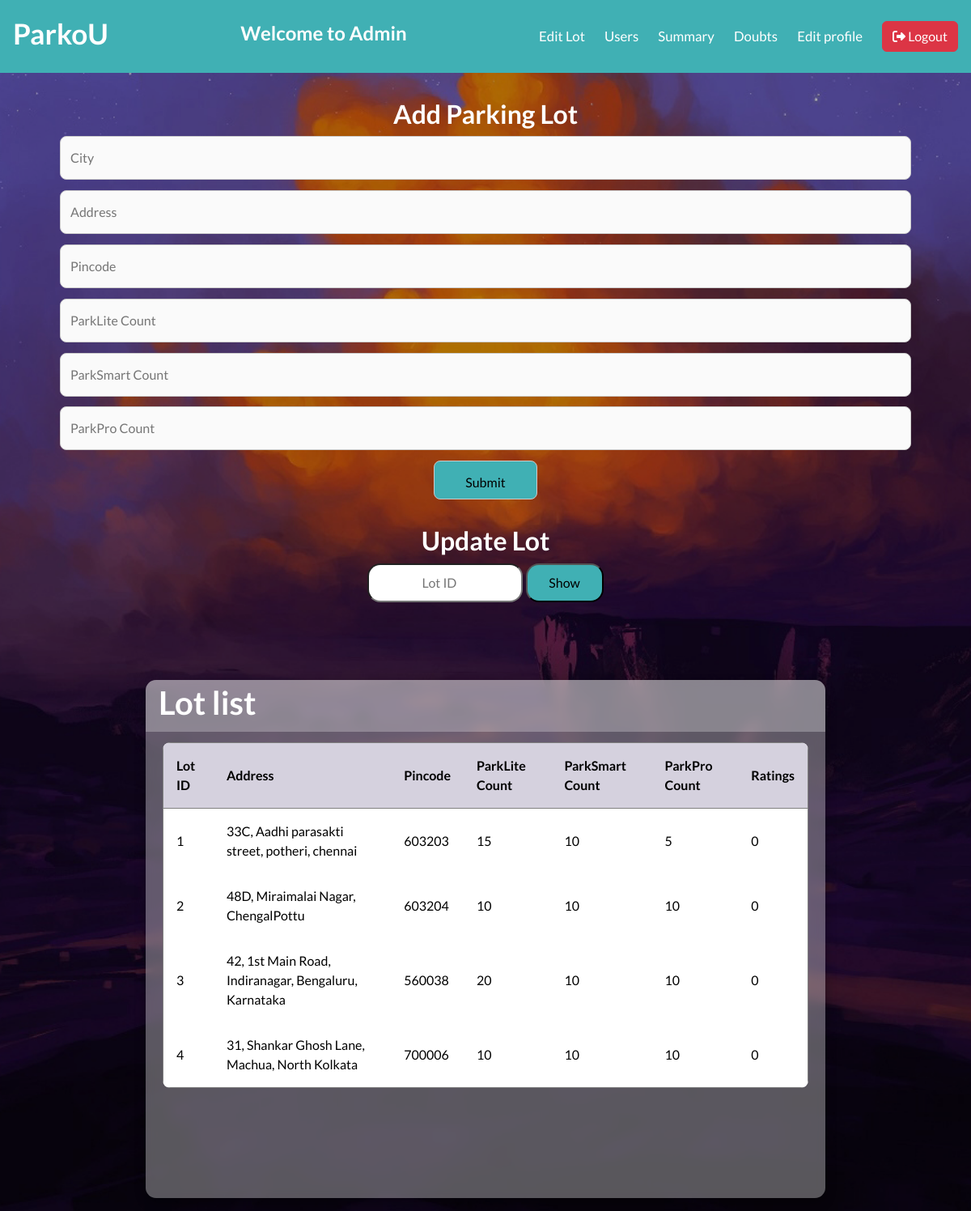
The app's page /dashboard/admin (signed in) with its own data.
### models/models.py (models this page shows)
class ParkingLot(db.Model):
    __tablename__ = "parkinglot"
    id = db.Column(db.Integer, primary_key = True)
    locationName = db.Column(db.String(128))
    address = db.Column(db.String(512), unique = True, nullable = False)
    pincode = db.Column(db.String(128), unique = True, nullable = False)
    parkLiteCount = db.Column(db.Integer)
    parkSmartCount = db.Column(db.Integer)
    parkProCount = db.Column(db.Integer)
    ratings = db.Column(db.Integer, default = 0)
    parkingspot = db.relationship('ParkingSpot', cascade = "all, delete", passive_deletes = True, back_populates = 'parkinglot')

### controllers/routes.py (the view, shortened to what this page needs)
@app.route('/dashboard/admin', methods=['GET', 'POST'])
@admin_required
def admin_dashboard():
    if request.method == 'GET':
        if 'user_id' not in session:
            return redirect(url_for('login_page'))
        user = User.query.get(session['user_id'])
        lots = ParkingLot.query.all()
        return render_template(
            '/after_login_part/admin_side/admin_dashboard.html',
            user=user,
            lots=lots
        )

### controllers/routes.py (called while the page is built)
def admin_required(func):
    @wraps(func)
    def inner(*args,**kwargs):
        if "user_id" not in session:
            return redirect(url_for('login_page'))
        user=User.query.get(session['user_id'])
        if not user.is_admin:
            flash('You are not a authorized personel')
            return redirect(url_for('login_page'))
        return func(*args,**kwargs)
    return inner

### templates/after_login_part/admin_side/admin_dashboard.html (shortened to what this page needs)
{% extends "base.html" %}
{% block stylesheet %}
    <link rel="stylesheet" href="/static/css/after_login/admin_side/admin_dashboard.css">
{% endblock %}
{% block content %}
    <header class="header-content">
        <div class="brand">
            <h4>ParkoU</h4>
        </div>
        <div class="welcome-note">
            <h5>Welcome to Admin</h5>
        </div>
        <nav class="navbar">
            <div class="nav-links">
                <a href="{{ url_for('admin_dashboard') }}" class="nav-link">Edit Lot</a>
                <a href="{{ url_for('user_details') }}" class="nav-link">Users</a>
                <a href="{{ url_for('summary_page') }}" class="nav-link">Summary</a>
                <a href="{{ url_for('doubt_page') }}" class="nav-link">Doubts</a>
                <a href="{{ url_for('edit_admin_profile') }}" class="nav-link">Edit profile</a>
                <a class="nav-link" href="{{ url_for('logout') }}">
                    <button type="button" id="btn-logout" class="btn btn-danger">
                        <i class="fa-solid fa-right-from-bracket"></i>
                        Logout
                    </button>
                </a>
            </div>
        </nav>
    </header>
    <main>
        <div class="container">
            <div class="form-container">
                <div class="form">
                    <h2>Add Parking Lot</h2>
                    <form class="form-group" id="lot-form" method="POST" action="{{ url_for('admin_dashboard') }}">
                        <input type="text" id="locationName" name="locationName" placeholder="City" required>
                        <input type="text" id="address" name="address" placeholder="Address" required>
                        <input type="number" id="pincode" name="pincode" placeholder="Pincode" required>
                        <input type="number" id="parklitecount" name="parkLiteCount" placeholder="ParkLite Count">
                        <input type="number" id="parksmartcount" name="parkSmartCount" placeholder="ParkSmart Count">
                        <input type="number" id="parkprocount" name="parkProCount" placeholder="ParkPro Count">
                        <input id="lot-submit" type="submit" value="Submit">
                    </form>
                </div>
                <div class="form">
                    <h2>Update Lot</h2>
                    <form id="lot-update-form" method="POST" action="{{ url_for('admin_dashboard') }}">
                        <input type="number" id="lot-number" name="id" placeholder="Lot ID" required>
                        <input type="submit" id="update-submit" value="Show">
                    </form>
                </div>
            </div>
            <div class="lot-container">
            <div class="table" id="customers_table">
                <section class="table__header">
                    <h1>Lot list</h1>
                </section>
                <section class="table__body">
                    <table border="1">
                        <thead>
                            <tr>
                                <th> Lot ID </th>
                                <th> Address </th>
                                <th> Pincode </th>
                                <th> ParkLite Count </th>
                                <th> ParkSmart Count </th>
                                <th> ParkPro Count </th>
                                <th> Ratings </th>
                            </tr>
                        </thead>
                        <tbody>
                            {% if lots %}
                            {% for lot in lots %}
                                <tr>
                                    <td> {{ lot.id }} </td>
                                    <td> {{ lot.address }} </td>
                                    <td> {{ lot.pincode }} </td>
                                    <td> {{ lot.parkLiteCount }} </td>
                                    <td> {{ lot.parkSmartCount }} </td>
                                    <td> {{ lot.parkProCount }} </td>
                                    <td> {{ lot.ratings }} </td>
                                </tr>
                            {% endfor %}
                            {% else %}
                                <tr>
                                    <td colspan="7" style="text-align: center;">No Lot Found</td>
                                </tr>
                            {% endif %}
                        </tbody>
                    </table>
                </section>
            </div>
            </div>
        </div>
    </main>
{% endblock %}

### static/css/after_login/admin_side/admin_dashboard.css (style rules this page uses)
:root { --primary-color: #6366f1; --accent-color: #3f83f8; --text-color: #333; --link-color: #fff; --background-color: #40b0b4; --light-grey: #f0f0f0; --grey: #808080; --dark-grey: #555; }
* { margin: 0; padding: 0; box-sizing: border-box; font-family: "Lato", sans-serif; text-decoration: none; }
body { height: fit-content; text-align: center; background: url("/static/images/html_table.jpg") center / cover no-repeat; }
body::after { content: ""; position: fixed; top: 0; left: 0; width: 100%; height: 100%; background: rgba(0,0,0,0.3); z-index: -1; }
.header-content { background-color: var(--background-color); display: flex; justify-content: space-between; align-items: center; padding: 1rem; position: relative; min-height: 90px; width: 100vw; }
.welcome-note h5 { display: block; font-size: 1.5rem; font-weight: 600; color: var(--link-color); }
.brand h4 { font-size: 2.2rem; font-weight: 600; color: var(--link-color); }
.navbar { display: flex; align-items: center; gap: 1.5rem; position: relative; }
.nav-links { display: flex; align-items: center; gap: 1.5rem; }
.nav-link { color: var(--link-color); font-size: 1.05rem; font-weight: 500; }
.container { display: flex; justify-content: space-around; align-items: center; flex-wrap: wrap; gap: 2rem; margin: 0 auto; }
.form-container { flex: 1 1 25%; max-width: 400px; padding: 2rem; }
#lot-number { height: 3rem; width: 12rem; border-radius: 1rem; }
#update-submit { height: 3rem; width: 6rem; border-radius: 1rem; background-color: #40b0b4; color: #000; }
.lot-container { flex: 1 1 60%; min-width: 300px; display: flex; justify-content: space-evenly; align-items: center; }
@media (max-width: 1200px) { .container { flex-direction: column; align-items: stretch; } }
@media (max-width: 1200px) { .form-container, .lot-container { width: 100%; max-width: 100vw; } }
@media (max-width: 1200px) { .table { width: 100vw; height: auto; } }
.form-container h2 { color: #fff; font-weight: 600; }
#lot-update-form input { text-align: center; }
.form-group { position: relative; margin-bottom: 2rem; display: flex; flex-direction: column; flex-wrap: wrap; justify-content: center; align-items: center; gap: 0.8rem; }
.form-group input { width: 100%; padding: 14px 12px; border: 1px solid #ccc; border-radius: 8px; background-color: #fafafa; font-size: 1rem; }
#lot-submit { height: 3rem; width: 8rem; background-color: #40b0b4; }
.table { width: 70vw; height: 80vh; background-color: #fff5; margin-top: 2rem; backdrop-filter: blur(7px); box-shadow: 0 .4rem .8rem #0005; border-radius: .8rem; overflow: hidden; }
.table__header { width: 100%; height: 10%; background-color: #fff4; padding: .8rem 1rem; display: flex; justify-content: space-between; align-items: center; }
.table__header h1 { color: #fff; font-weight: 600; }
.table__body { width: 95%; max-height: calc(89% - 1.6rem); background-color: #fffb; margin: .8rem auto; border-radius: .6rem; overflow: auto; overflow: overlay; }
table { width: 100%; }
table, th, td { border-collapse: collapse; padding: 1rem; text-align: left; }
thead th { position: sticky; top: 0; left: 0; background-color: #d5d1defe; cursor: pointer; text-transform: capitalize; }

### records on screen
ParkingLot: id "1", address "33C, Aadhi parasakti street, potheri, chennai", pincode "603203", parkLiteCount "15", parkSmartCount "10", parkProCount "5", ratings "0"
ParkingLot: id "2", address "48D, Miraimalai Nagar, ChengalPottu", pincode "603204", parkLiteCount "10", parkSmartCount "10", parkProCount "10", ratings "0"
ParkingLot: id "3", address "42, 1st Main Road, Indiranagar, Bengaluru, Karnataka", pincode "560038", parkLiteCount "20", parkSmartCount "10", parkProCount "10", ratings "0"
ParkingLot: id "4", address "31, Shankar Ghosh Lane, Machua, North Kolkata", pincode "700006", parkLiteCount "10", parkSmartCount "10", parkProCount "10", ratings "0"
